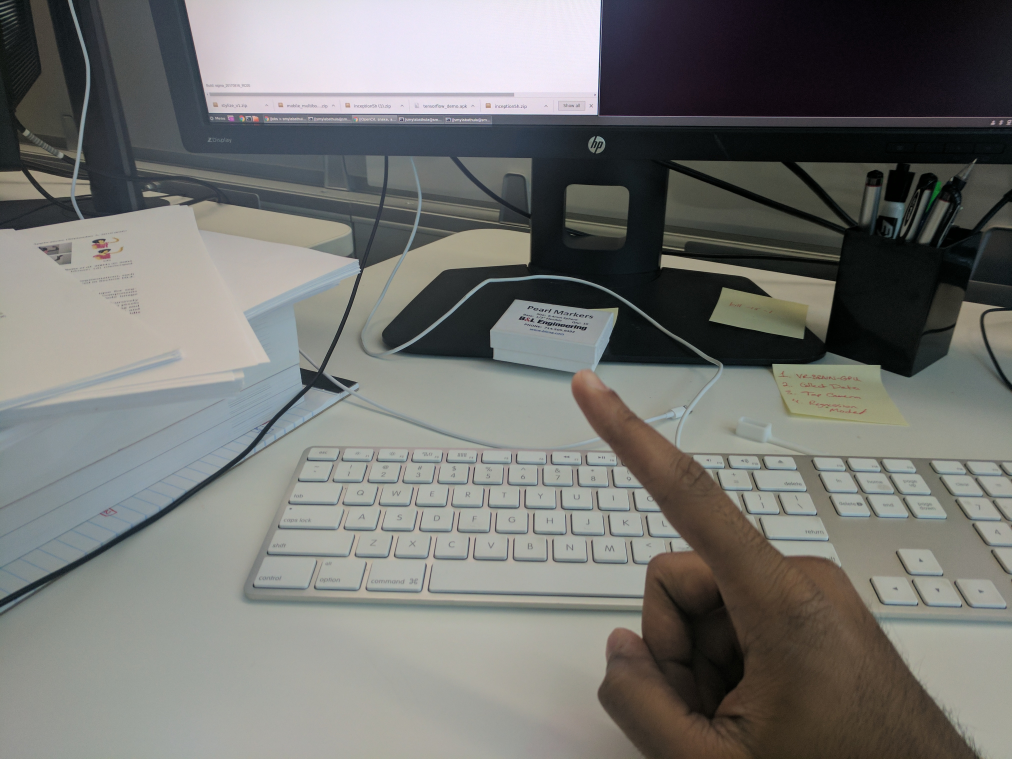
#> input picture hand.jpg, 4048 x 3036 px (shown at 1/4 size)
$ python region.py   (Python 2 division)   (older library calls are emulated)
#> lines starting #> are read from the running program, lines starting #| are printed output that depends on the picture
import cv2
import numpy as np
from matplotlib import pyplot as plt
import sys


# [64 lines left out: functions on_mouse, region_growing, not called in this run]


if __name__ == '__main__':

    boxes = []
    filename = 'hand.jpg'
    img = cv2.imread(filename, 0)
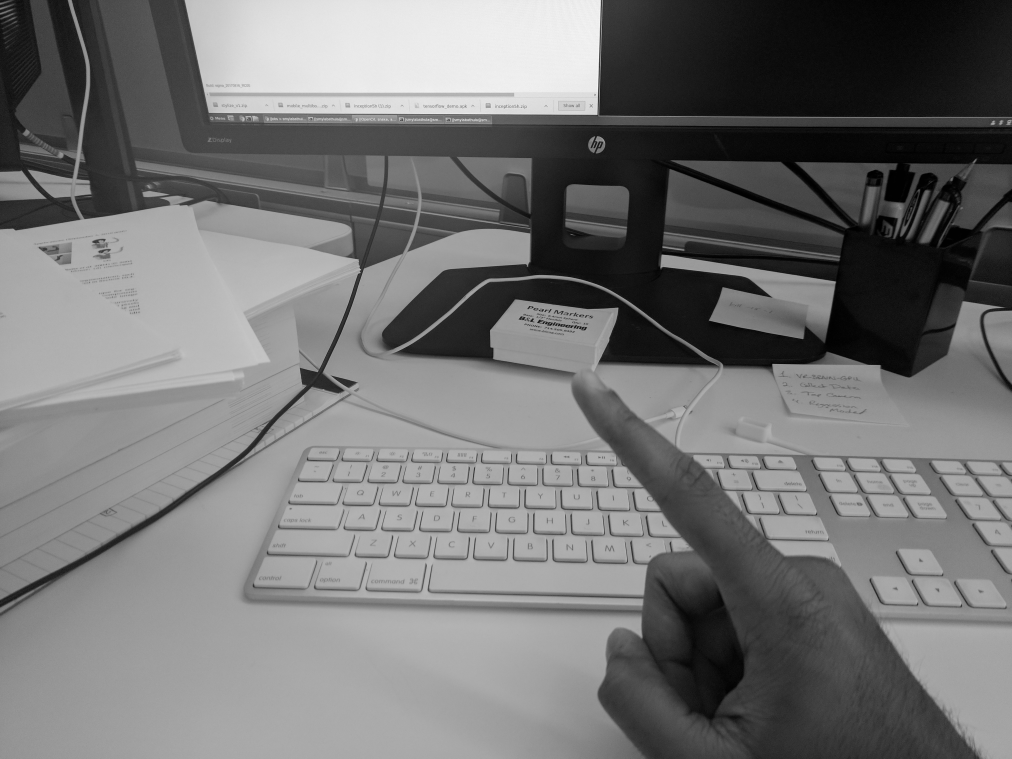
#> img: shape (3036, 4048) (shown at 1/4 size); min 0, max 255, mean 115.5
    resized = cv2.resize(img,(256,256))
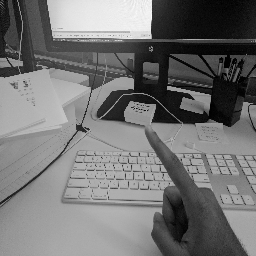
#> resized: shape (256, 256); min 0, max 253, mean 115.4
    cv2.namedWindow('input')
    cv2.setMouseCallback('input', on_mouse, 0,)
    cv2.imshow('input', resized)
    cv2.waitKey()
    print "Starting region growing based on last click"
#> (the run stopped early here; a loop or call above may not have finished)
